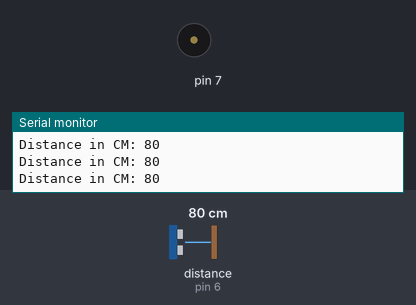
Bench run of a sketch on a simulated Arduino Uno, built with avr-gcc and run on an emulated ATmega328P. On the bench: buzzer (waves = sounding), the last lines printed to the serial monitor. The test bench sets the inputs (shaded band); at power-on: distance to the obstacle (sensor on pin 6) 80 cm. The echo pulse lasts 58.3 µs per cm.

Above: at 1.2 s.
1.3 s: distance to the obstacle (sensor on pin 6) set to 9 cm
At 2.18 s:
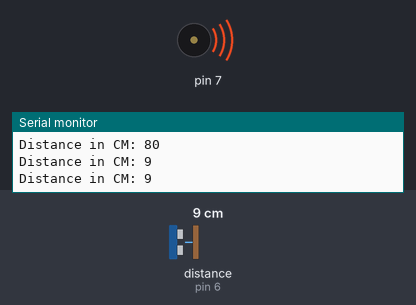
4.3 s: distance to the obstacle (sensor on pin 6) set to 43 cm
At 5.5 s:
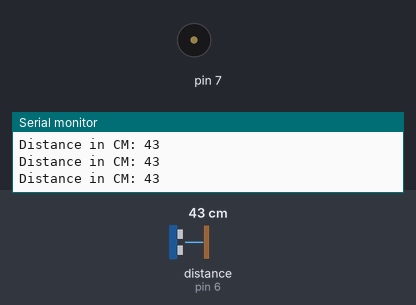
Timing chart, 0 to 7.3 s (numbered marks = the images above; inputs shaded):
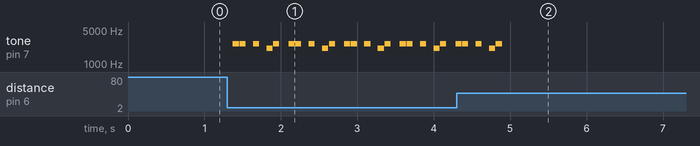

Measured:
- after the input at 1.3 s, tone on pin 7: silent → 2637 Hz after 0.07 s, then repeats every 0.73 s: silent 0.01 s, 2 × (2637 Hz 0.08 s, silent 0.10 s), 2093 Hz 0.08 s, silent 0.01 s, 2637 Hz 0.08 s, silent 0.12 s, 2637 Hz 0.08 s
- after the input at 4.3 s, tone on pin 7: goes on until 4.9 s, then stays silent

The sketch:

bengala_buzzer_simples.ino
```cpp
/*
  Projeto: Bengala Inteligente com Arduino
  Autor: Professor Julio Cesar Frantz
  Data: 24/06/2025

  Descrição:
  Este código implementa o controle de uma bengala eletrônica utilizando um sensor ultrassônico HC-SR04
  para detectar obstáculos à frente do usuário. Quando um obstáculo é detectado a uma distância inferior
  a 40 cm, um buzzer é acionado com uma sequência de sons curtos, alertando o usuário.

  Este projeto é ideal para aplicações em acessibilidade e pode ser expandido com motores vibratórios,
  GPS, ou alertas por vibração. O uso de som oferece um recurso de alerta simples e direto, sendo eficaz
  para pessoas com deficiência visual ou mobilidade reduzida.

  Tecnologias utilizadas:
  - Sensor Ultrassônico HC-SR04 (para medir a distância até obstáculos)
  - Buzzer (para emitir som de alerta)
  - Arduino Uno (ou equivalente)

  Bibliotecas utilizadas:
  - Buzzer.h (para controle do buzzer com notas musicais, biblioteca Buzzer by Giuseppe Martini)
  - Ultrasonic.h (para leitura de distância com o sensor HC-SR04, biblioteca Ultrasonic by Erick Simoes)

   * ---------------------    --------------------
 * | HC-SC04 | Arduino |    | Buzzer | Arduino |
 * ---------------------    --------------------
 * |   Vcc   |   5V    |    |   +    |   7    |
 * |   Trig  |   5     | E  |   -    |   GND  |
 * |   Echo  |   6     |    -------------------
 * |   Gnd   |   GND   |
 * ---------------------
 * Nota: Voce nao precisa obrigatoriamente utilizar os pinos acima

*/

#include <Buzzer.h>
#include <Ultrasonic.h>

// Pinos do buzzer: controle e terra (GND)
Buzzer buzzer(7);  // pino de sinal no 7

Ultrasonic ultrasonic(5, 6);
int distance;

void setup() {
  Serial.begin(9600);  // Inicia a comunicação serial para monitoramento
}

void loop() {
  // Medição do tempo de ida e volta do sinal ultrassônico (em microssegundos)
   distance = ultrasonic.read();

  Serial.print("Distance in CM: ");
  Serial.println(distance);

  // Verifica se há obstáculo a menos de 40 cm
  if (distance < 40) {
    buzzer.begin(10);  // Inicia o controle do buzzer

    // Sequência sonora de alerta
    buzzer.sound(NOTE_E7, 80);
    buzzer.sound(NOTE_E7, 80);
    buzzer.sound(0, 80);
    buzzer.sound(NOTE_E7, 80);
    buzzer.sound(0, 80);
    buzzer.sound(NOTE_C7, 80);
    buzzer.sound(NOTE_E7, 80);

    buzzer.end(10);    // Finaliza o controle do buzzer
  }

  delay(100);  // Pequeno atraso entre leituras
}
```
